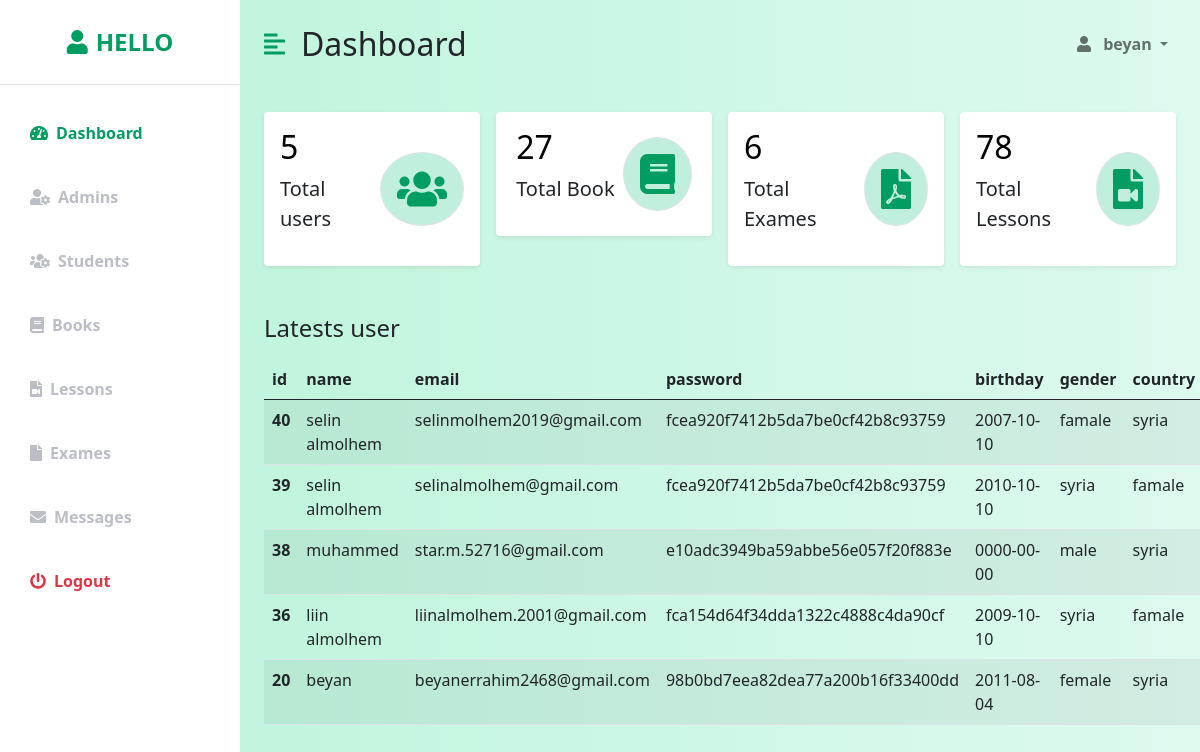
The page /Admin/dashboard.php (signed in) on the database its author committed.
### tables this page shows
CREATE TABLE `users` (
  `user_id` int(20) NOT NULL,
  `user_name` text NOT NULL,
  `user_email` text NOT NULL,
  `user_password` text NOT NULL,
  `user_birthday` date NOT NULL,
  `user_gander` text NOT NULL,
  `user_country` text NOT NULL,
  `rol_id` int(20) NOT NULL,
  `code` int(11) NOT NULL
);

### Admin/functions/function.php (called while the page is built, shortened)
<?php
function checkItem($select, $from, $value) {
    global $con;
    $ceckitem = "SELECT $select FROM $from WHERE $select='$value' ";
    $result = mysqli_query($con, $ceckitem);
    $num = mysqli_num_rows($result);
    return $num;
}
function checkItemnum($selected, $from) {
    global $con;
    $ceckitem = "SELECT $selected FROM $from";
    $result = mysqli_query($con, $ceckitem);
    $num = mysqli_num_rows($result);
    return $num;
}

### Admin/dashboard.php (the view, shortened to what this page needs)
<?php
include 'database.php';
if (isset($_SESSION['adminemail'])) {
    $email=$_SESSION['adminemail'];
    ?>
    <div class="d-flex" id="wrapper">
    <div class="bg-white" id="sidebar-wrapper">
        <div class="sidebar-heading text-center py-4 primary-text fs-4 fw-bold text-uppercase border-bottom"><i class="fas fa-user me-2"></i>Hello</div>
        <div class="list-group list-group-flush my-3">
            <a href="dashboard.php" class="list-group-item list-group-item-action bg-transparent second-text active"><i class="fas fa-tachometer-alt me-2"></i>Dashboard</a>
            <a href="admins.php" class="list-group-item list-group-item-action bg-transparent second-text fw-bold"><i class="fas fa-user-cog me-2"></i>Admins</a>
            <a href="adminstudent.php" class="list-group-item list-group-item-action bg-transparent second-text fw-bold"><i class="fas fa-users-cog me-2"></i>Students</a>
            <a href="adminbook.php" class="list-group-item list-group-item-action bg-transparent second-text fw-bold"><i class="fas fa-book me-2"></i>Books</a>
            <a href="adminlesson.php" class="list-group-item list-group-item-action bg-transparent second-text fw-bold"><i class="fas fa-file-video me-2 "></i>Lessons</a>
            <a href="adminexam.php" class="list-group-item list-group-item-action bg-transparent second-text fw-bold"><i class="fas fa-file me-2"></i>Exames</a>
            <a href="massages.php" class="list-group-item list-group-item-action bg-transparent second-text fw-bold"><i class="fas fa-envelope me-2"></i>Messages</a>
            <a href="logout.php" class="list-group-item list-group-item-action bg-transparent text-danger fw-bold"><i
                    class="fas fa-power-off me-2"></i>Logout</a>
        </div>
    </div>
    <div id="page-content-wrapper">
        <nav class="navbar navbar-expand-lg navbar-light bg-transparent py-4 px-4">
            <div class="d-flex align-items-center">
                <i class="fas fa-align-left primary-text fs-4 me-3" id="menu-toggle"></i>
                <h2 class="fs-2 m-0">Dashboard</h2>
            </div>
            <div class="collapse navbar-collapse" id="navbarSupportedContent">
                <ul class="navbar-nav ms-auto mb-2 mb-lg-0">
                    <li class="nav-item dropdown">
                        <a class="nav-link dropdown-toggle second-text fw-bold" href="#" id="navbarDropdown"
                            role="button" data-bs-toggle="dropdown" aria-expanded="false">
                            <i class="fas fa-user me-2"></i>
                            <?php
                                $selecttable ="SELECT user_name FROM users WHERE user_email = '$email'";
                                $result= mysqli_query($con, $selecttable);
                                while($rows = mysqli_fetch_array($result))
                                {
                                   $adne =$rows['user_name'];
                                }
                                echo $adne;
                                ?>
                        </a>
                    </li>
                </ul>
            </div>
        </nav>
        <div class="container-fluid px-4">
        <div class="row g-3 my-2">
                <div class="col-md-3">
                    <div class="p-3 bg-white shadow-sm d-flex justify-content-around align-items-center rounded">
                        <div>
                            <h3 class="fs-2">
                            <a href="adminstudent.php" style="color: black; text-decoration:none;"><?php echo checkItem('rol_id', 'users', 0) ?></a>
                            </h3>
                            <p class="fs-5">Total users</p>
                        </div>
                        <i class="fas fa-solid fa-users fs-1 primary-text rounded-full secondary-bg p-3 border"></i>
                    </div>
                </div>
                <div class="col-md-3">
                    <div class="p-3 bg-white shadow-sm d-flex justify-content-around align-items-center rounded">
                        <div>
                            <h3 class="fs-2">
                            <a href="adminbook.php" style="color: black; text-decoration:none;"><?php echo checkItemnum('book_id', 'books') ?></a>
                            </h3>
                            <p class="fs-5">Total Book</p>
                        </div>
                        <i class="fa fa-solid fa-book fs-1 primary-text rounded-full secondary-bg p-3 border"></i>
                    </div>
                </div>
                <div class="col-md-3">
                    <div class="p-3 bg-white shadow-sm d-flex justify-content-around align-items-center rounded">
                        <div>
                            <h3 class="fs-2"><a href="adminexam.php" style="color: black; text-decoration:none;"><?php echo checkItemnum('exam_id', 'exams') ?></a></h3>
                            <p class="fs-5">Total Exames</p>
                        </div>
                        <i class="fas fa-file-pdf fs-1 primary-text border rounded-full secondary-bg p-3"></i>
                    </div>
                </div>
                <div class="col-md-3">
                    <div class="p-3 bg-white shadow-sm d-flex justify-content-around align-items-center rounded">
                        <div>
                            <h3 class="fs-2">
                            <a href="adminlesson.php" style="color: black; text-decoration:none;"><?php echo checkItemnum('lesson_id', 'lessons') ?></a>
                            </h3>
                            <p class="fs-5">Total Lessons</p>
                        </div>
                        <i class="fas fa-file-video fs-1 primary-text border rounded-full secondary-bg p-3"></i>
                    </div>
                </div>
            </div>
            <div class="row my-5">
                <h3 class="fs-4 mb-3">Latests user</h3>
                <div class="col">
                   <table class="table table-striped table-hover book-table">
            <thead class="thead-dark ">
              <tr>
                <th scope="col"> id</th>
                <th scope="col"> name</th>
                <th scope="col">email</th>
                <th scope="col"> password </th>
                <th scope="col">birthday</th>
                <th scope="col"> gender </th>
                <th scope="col"> country </th>
              </tr>
            </thead>
            <tbody>
            <form method="POST">
            <?php
            $selectquery = "SELECT * FROM users where rol_id=0 ORDER BY user_id DESC limit 5 ";
            $query = mysqli_query($con,$selectquery);
            while($res = mysqli_fetch_array($query)){
            ?>
              <tr>
              <th scope="row"><?php echo $res['user_id']; ?></th>
              <td> <?php echo $res['user_name']; ?> </td>
                <td><?php echo $res['user_email']; ?></td>
                <td><?php echo $res['user_password']; ?> </td>
                <td><?php echo $res['user_birthday']; ?></td>
                <td><?php echo $res['user_gander']; ?> </td>
                <td><?php echo $res['user_country']; ?></td>
              </tr>
              <?php
            }
              ?>
           </form>
            </tbody>
          </table>
                </div>
            </div>
 <?php } else {
        header('Location: ../login.php');
        exit();
 }
include 'templates/footer.php'; ?>

### Admin/css/styles.css (style rules this page uses)
:root { --main-bg-color: #009d63; --main-text-color: #009d63; --second-text-color: #bbbec5; --second-bg-color: #c1efde; }
.primary-text { color: var(--main-text-color); }
.second-text { color: var(--second-text-color); }
.secondary-bg { background-color: var(--second-bg-color); }
.rounded-full { border-radius: 100%; }
#wrapper { overflow-x: hidden; background-image: linear-gradient( to right, #baf3d7, #c2f5de, #cbf7e4, #d4f8ea, #ddfaef ); }
#sidebar-wrapper { min-height: 100vh; margin-left: -15rem; -webkit-transition: margin 0.25s ease-out; -moz-transition: margin 0.25s ease-out; -o-transition: margin 0.25s ease-out; transition: margin 0.25s ease-out; }
#sidebar-wrapper .sidebar-heading { padding: 0.875rem 1.25rem; font-size: 1.2rem; }
#sidebar-wrapper .list-group { width: 15rem; }
#page-content-wrapper { min-width: 100vw; }
#menu-toggle { cursor: pointer; }
.list-group-item { border: none; padding: 20px 30px; }
.list-group-item.active { background-color: transparent; color: var(--main-text-color); font-weight: bold; border: none; }
@media (min-width: 768px) { #sidebar-wrapper { margin-left: 0; } }
@media (min-width: 768px) { #page-content-wrapper { min-width: 0; width: 100%; } }

### rows shown on the page
users: user_name "beyan"
users: user_id "40", user_name "selin almolhem", user_email "selinmolhem2019@gmail.com", user_password "fcea920f7412b5da7be0cf42b8c93759", user_birthday "2007-10-10", user_gander "famale", user_country "syria"
users: user_id "39", user_name "selin almolhem", user_email "selinalmolhem@gmail.com", user_password "fcea920f7412b5da7be0cf42b8c93759", user_birthday "2010-10-10", user_gander "syria", user_country "famale"
users: user_id "38", user_name "muhammed", user_email "star.m.52716@gmail.com", user_password "e10adc3949ba59abbe56e057f20f883e", user_birthday "0000-00-00", user_gander "male", user_country "syria"
users: user_id "36", user_name "liin almolhem", user_email "liinalmolhem.2001@gmail.com", user_password "fca154d64f34dda1322c4888c4da90cf", user_birthday "2009-10-10", user_gander "syria", user_country "famale"
users: user_id "20", user_name "beyan", user_email "beyanerrahim2468@gmail.com", user_password "98b0bd7eea82dea77a200b16f33400dd", user_birthday "2011-08-04", user_gander "female", user_country "syria"

### other values the page prints
checkItem('rol_id', 'users', 0) "5"
checkItemnum('book_id', 'books') "27"
checkItemnum('exam_id', 'exams') "6"
checkItemnum('lesson_id', 'lessons') "78"
